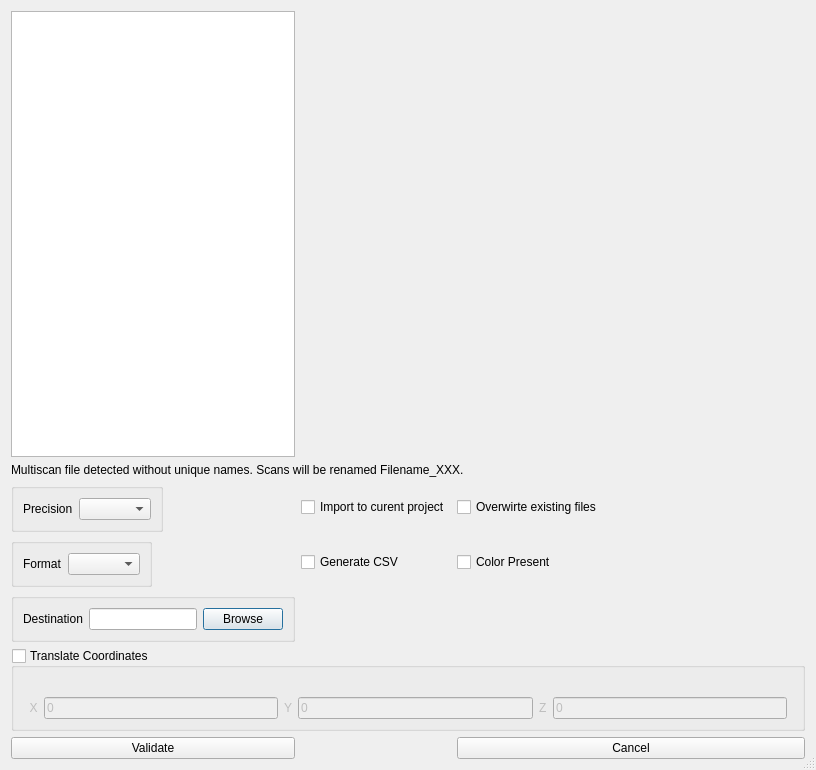
<?xml version="1.0" encoding="UTF-8"?>
<ui version="4.0">
 <class>convertion_options</class>
 <widget class="QDialog" name="convertion_options">
  <property name="geometry">
   <rect>
    <x>0</x>
    <y>0</y>
    <width>816</width>
    <height>770</height>
   </rect>
  </property>
  <property name="windowTitle">
   <string>Dialog</string>
  </property>
  <property name="sizeGripEnabled">
   <bool>true</bool>
  </property>
  <property name="modal">
   <bool>true</bool>
  </property>
  <layout class="QGridLayout" name="mainLayout">
   <item row="2" column="1">
    <widget class="QCheckBox" name="importCheckBox">
     <property name="sizePolicy">
      <sizepolicy hsizetype="Maximum" vsizetype="Maximum">
       <horstretch>0</horstretch>
       <verstretch>0</verstretch>
      </sizepolicy>
     </property>
     <property name="text">
      <string>Import to curent project</string>
     </property>
    </widget>
   </item>
   <item row="3" column="2">
    <widget class="QCheckBox" name="checkBoxColor">
     <property name="text">
      <string>Color Present</string>
     </property>
    </widget>
   </item>
   <item row="1" column="0" colspan="3">
    <widget class="QLabel" name="multiscanRenamingLabel">
     <property name="text">
      <string>Multiscan file detected without unique names. Scans will be renamed Filename_XXX. </string>
     </property>
    </widget>
   </item>
   <item row="0" column="0">
    <widget class="QListWidget" name="list_fileNames">
     <property name="sizePolicy">
      <sizepolicy hsizetype="Minimum" vsizetype="Expanding">
       <horstretch>0</horstretch>
       <verstretch>0</verstretch>
      </sizepolicy>
     </property>
    </widget>
   </item>
   <item row="4" column="0">
    <widget class="QGroupBox" name="browseGroupBox">
     <property name="sizePolicy">
      <sizepolicy hsizetype="Maximum" vsizetype="Maximum">
       <horstretch>0</horstretch>
       <verstretch>0</verstretch>
      </sizepolicy>
     </property>
     <property name="title">
      <string/>
     </property>
     <layout class="QHBoxLayout" name="horizontalLayout">
      <item>
       <widget class="QLabel" name="folderLabel">
        <property name="text">
         <string>Destination</string>
        </property>
       </widget>
      </item>
      <item>
       <widget class="QLineEdit" name="outDir"/>
      </item>
      <item>
       <widget class="QPushButton" name="browseButton">
        <property name="sizePolicy">
         <sizepolicy hsizetype="Fixed" vsizetype="Fixed">
          <horstretch>0</horstretch>
          <verstretch>0</verstretch>
         </sizepolicy>
        </property>
        <property name="text">
         <string>Browse</string>
        </property>
       </widget>
      </item>
     </layout>
    </widget>
   </item>
   <item row="2" column="2">
    <widget class="QCheckBox" name="forceCheckBox">
     <property name="text">
      <string>Overwirte existing files</string>
     </property>
    </widget>
   </item>
   <item row="8" column="2">
    <widget class="QPushButton" name="cancelButton">
     <property name="text">
      <string>Cancel</string>
     </property>
    </widget>
   </item>
   <item row="3" column="1">
    <widget class="QCheckBox" name="csvCheckBox">
     <property name="sizePolicy">
      <sizepolicy hsizetype="Maximum" vsizetype="Maximum">
       <horstretch>0</horstretch>
       <verstretch>0</verstretch>
      </sizepolicy>
     </property>
     <property name="text">
      <string>Generate CSV</string>
     </property>
    </widget>
   </item>
   <item row="2" column="0">
    <widget class="QGroupBox" name="precisionGroupBox">
     <property name="sizePolicy">
      <sizepolicy hsizetype="Maximum" vsizetype="Maximum">
       <horstretch>0</horstretch>
       <verstretch>0</verstretch>
      </sizepolicy>
     </property>
     <property name="title">
      <string/>
     </property>
     <layout class="QFormLayout" name="formLayout">
      <item row="1" column="1">
       <widget class="QComboBox" name="precisionComboBox"/>
      </item>
      <item row="1" column="0">
       <widget class="QLabel" name="precisionLabel">
        <property name="text">
         <string>Precision</string>
        </property>
       </widget>
      </item>
     </layout>
    </widget>
   </item>
   <item row="7" column="0" colspan="3">
    <widget class="QGroupBox" name="groupBox_truncate">
     <property name="sizePolicy">
      <sizepolicy hsizetype="Preferred" vsizetype="Preferred">
       <horstretch>0</horstretch>
       <verstretch>0</verstretch>
      </sizepolicy>
     </property>
     <property name="title">
      <string>Translate Coordinates </string>
     </property>
     <property name="checkable">
      <bool>true</bool>
     </property>
     <property name="checked">
      <bool>false</bool>
     </property>
     <layout class="QGridLayout" name="gridLayout">
      <item row="2" column="2">
       <widget class="QLabel" name="label_y">
        <property name="text">
         <string>Y</string>
        </property>
       </widget>
      </item>
      <item row="2" column="0">
       <widget class="QLabel" name="label_x">
        <property name="text">
         <string>  X</string>
        </property>
       </widget>
      </item>
      <item row="2" column="4">
       <widget class="QLabel" name="label_z">
        <property name="text">
         <string>Z</string>
        </property>
       </widget>
      </item>
      <item row="2" column="3">
       <widget class="QDoubleEdit" name="lineEdit_truncateY">
        <property name="text">
         <string>0</string>
        </property>
       </widget>
      </item>
      <item row="2" column="1">
       <widget class="QDoubleEdit" name="lineEdit_truncateX">
        <property name="text">
         <string>0</string>
        </property>
       </widget>
      </item>
      <item row="2" column="5">
       <widget class="QDoubleEdit" name="lineEdit_truncateZ">
        <property name="text">
         <string>0</string>
        </property>
       </widget>
      </item>
      <item row="0" column="0" colspan="7">
       <widget class="QLabel" name="warningCoordinatesLabel">
        <property name="text">
         <string/>
        </property>
       </widget>
      </item>
     </layout>
    </widget>
   </item>
   <item row="8" column="0">
    <widget class="QPushButton" name="okButton">
     <property name="text">
      <string>Validate</string>
     </property>
    </widget>
   </item>
   <item row="3" column="0">
    <widget class="QGroupBox" name="formatGroupBox">
     <property name="enabled">
      <bool>true</bool>
     </property>
     <property name="sizePolicy">
      <sizepolicy hsizetype="Maximum" vsizetype="Maximum">
       <horstretch>0</horstretch>
       <verstretch>0</verstretch>
      </sizepolicy>
     </property>
     <property name="title">
      <string/>
     </property>
     <property name="checkable">
      <bool>false</bool>
     </property>
     <layout class="QFormLayout" name="formLayout_2">
      <item row="0" column="0">
       <widget class="QLabel" name="formatLabel">
        <property name="text">
         <string>Format</string>
        </property>
       </widget>
      </item>
      <item row="0" column="1">
       <widget class="QComboBox" name="formatComboBox"/>
      </item>
     </layout>
    </widget>
   </item>
  </layout>
 </widget>
 <customwidgets>
  <customwidget>
   <class>QDoubleEdit</class>
   <extends>QLineEdit</extends>
   <header>qdoubleedit.h</header>
  </customwidget>
 </customwidgets>
 <tabstops>
  <tabstop>list_fileNames</tabstop>
  <tabstop>precisionComboBox</tabstop>
  <tabstop>importCheckBox</tabstop>
  <tabstop>forceCheckBox</tabstop>
  <tabstop>formatComboBox</tabstop>
  <tabstop>csvCheckBox</tabstop>
  <tabstop>checkBoxColor</tabstop>
  <tabstop>outDir</tabstop>
  <tabstop>browseButton</tabstop>
  <tabstop>groupBox_truncate</tabstop>
  <tabstop>lineEdit_truncateX</tabstop>
  <tabstop>lineEdit_truncateY</tabstop>
  <tabstop>lineEdit_truncateZ</tabstop>
  <tabstop>okButton</tabstop>
  <tabstop>cancelButton</tabstop>
 </tabstops>
 <resources/>
 <connections/>
</ui>
